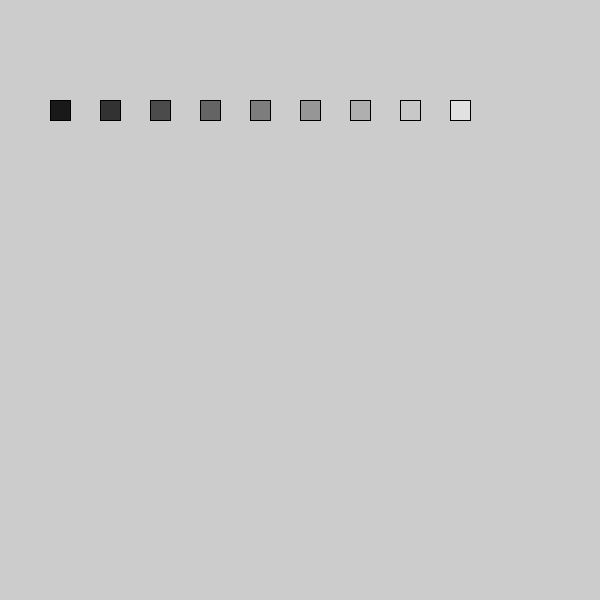
Frame 1 (no input)
Frame 60 (the mouse pressed at the canvas centre just before this capture): identical to frame 1, image omitted
Frame 120 (the mouse held since frame 60 and released just before this capture): identical to frame 1, image omitted

The Processing sketch that drew this single still picture (run headless with seeded random() and noise(); from frame 60 on, the mouse is pressed at the canvas centre):

// Processing sketch: s14_repeat_without_for_loop
// ── s14_repeat_without_for_loop.pde
void setup() {
  size(600, 600);
  
  for(float x = 50; x < 500; x = x + 50) {
    fill(x / 2);
    rect(x, 100, 20, 20);
  }
}
void draw() {
}
void mousePressed() {
  for(float i=0; i<50; i=i+1) {
    ellipse(random(width), random(height), 20, 20);
  }
}
